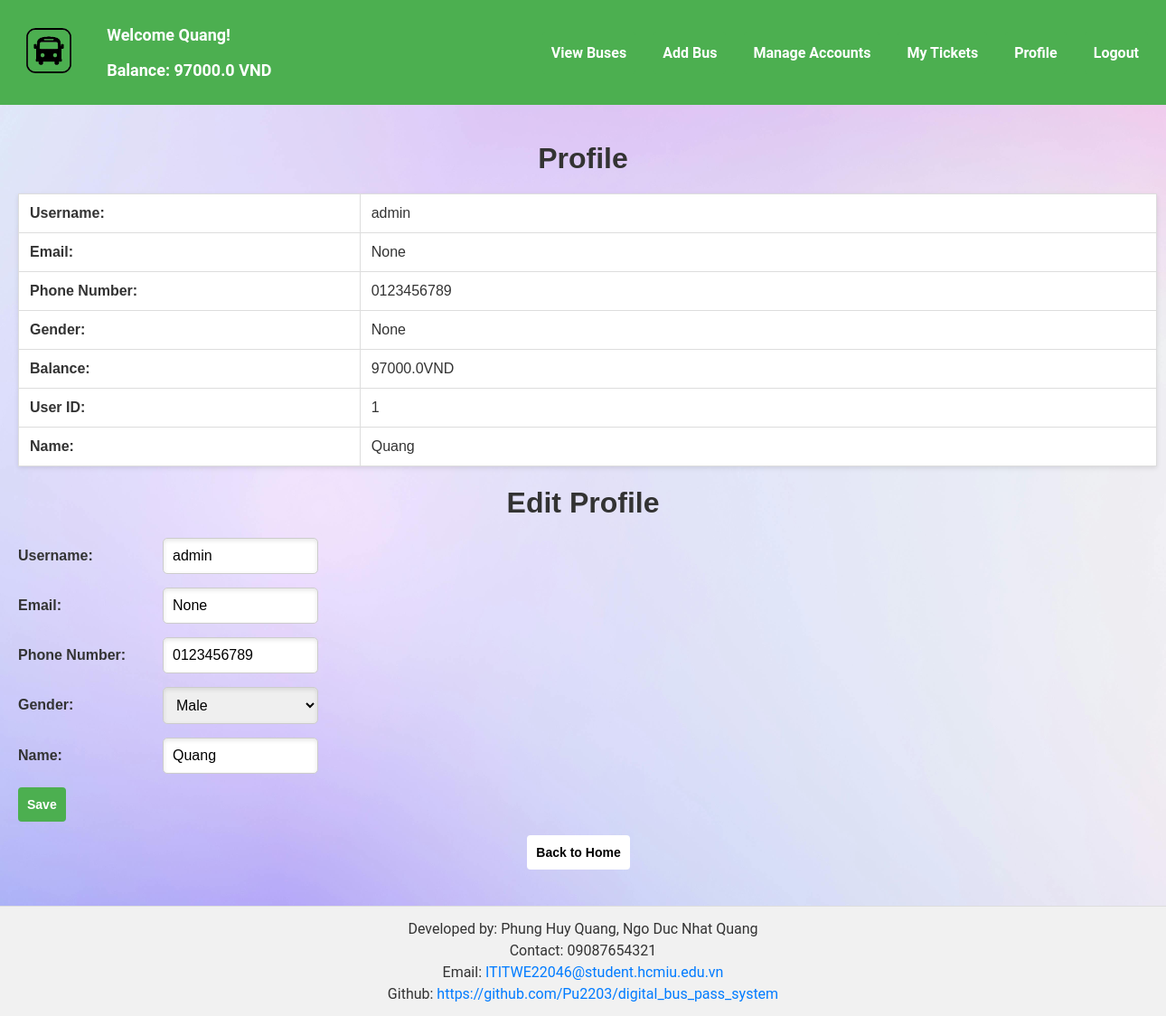
The page /profile (signed in) on the database as committed earlier.
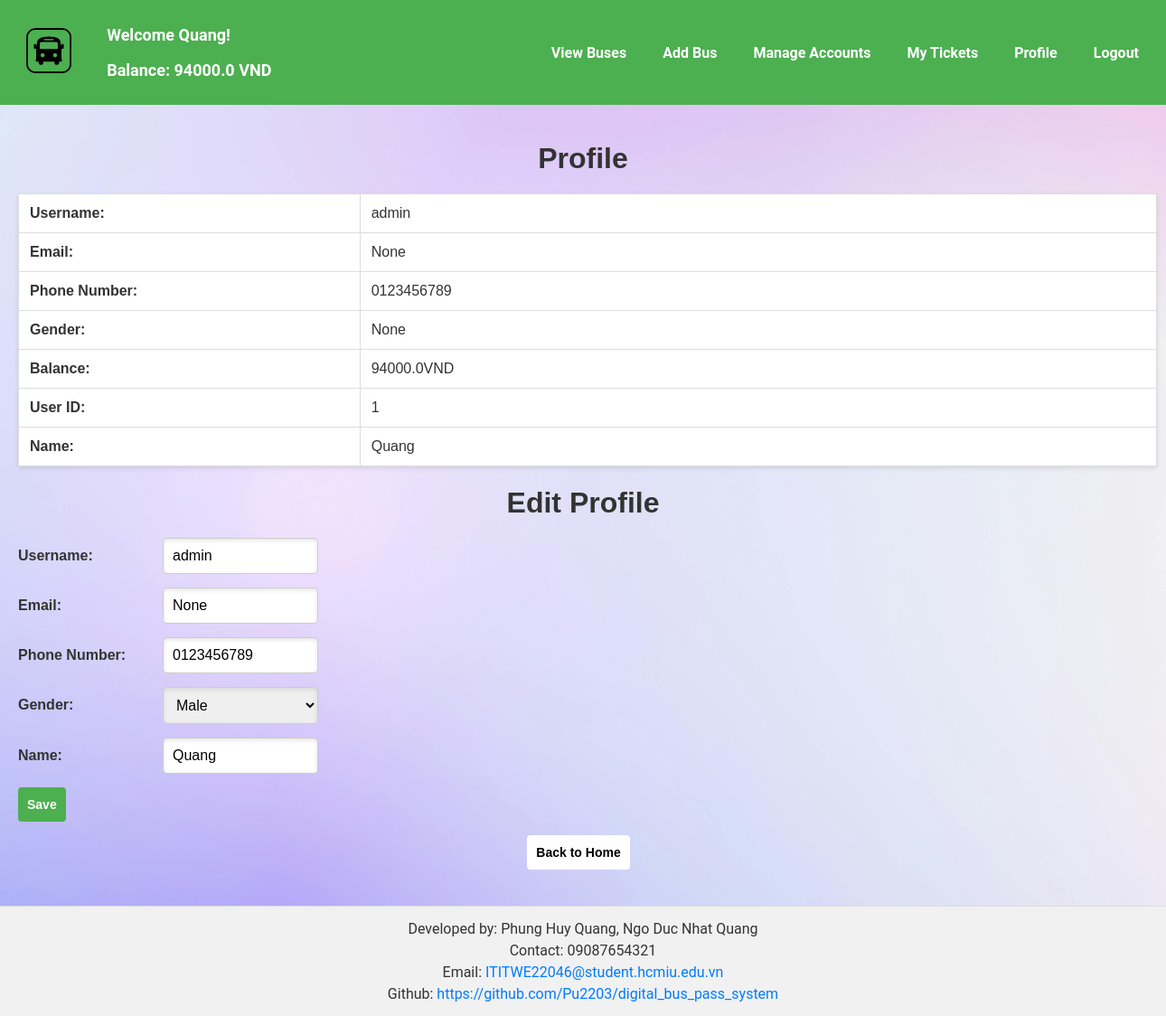
The same page on the database as committed later.
### tables this page shows
CREATE TABLE users (
            id INTEGER PRIMARY KEY AUTOINCREMENT,
            username TEXT NOT NULL UNIQUE,
            password_hash TEXT NOT NULL,
            email TEXT,
            phone_number TEXT,
            gender TEXT,
            balance REAL DEFAULT 0.0,
            name TEXT
        );

### website/view.py (the view, shortened to what this page needs)
@view_bp.route('/profile', methods=['GET', 'POST'])
@login_required
def profile():
    user_id = session.get('user_id')
    user = UserDAO.get_user_by_id(current_user.id)
    return render_template('profile.html', user=user)

### databases/bus_dao.py (called while the page is built)
    @staticmethod
    def view_buses(sort_by=None, search_query=None):
        conn = sqlite3.connect('bus_reservation.db')
        cursor = conn.cursor()
        query = 'SELECT * FROM buses'
        params = []
        if search_query:
            query += ' WHERE route LIKE ?'
            params.append(f'%{search_query}%')
        if sort_by:
            query += f' ORDER BY {sort_by}'
        cursor.execute(query, params)
        buses_data = cursor.fetchall()
        conn.close()
        buses = []
        for bus_data in buses_data:
            buses.append(Bus(
                id=bus_data[0],
                bus_number=bus_data[1],
                route=bus_data[2],
                total_seats=bus_data[3],
                available_seats=bus_data[4],
                time=bus_data[5],
                price=bus_data[6]
            ))
        return buses

### website/models.py (called while the page is built)
    @property
    def is_authenticated(self):
        return True

### website/trie.py (called while the page is built)
    def insert(self, word):
        node = self.root
        for char in word:
            if char not in node.children:
                node.children[char] = TrieNode()
            node = node.children[char]
        node.is_end_of_word = True

### website/templates/profile.html (shortened to what this page needs)
{% extends "base.html" %}
{% block content %}
<div class="container">
    <h1>Profile</h1>
    <table class="tickets-table">
        <tr>
            <td class="label-cell">Username:</td>
            <td>{{ user.username }}</td>
        </tr>
        <tr>
            <td class="label-cell">Email:</td>
            <td>{{ user.email }}</td>
        </tr>
        <tr>
            <td class="label-cell">Phone Number:</td>
            <td>{{ user.phone_number }}</td>
        </tr>
        <tr>
            <td class="label-cell">Gender:</td>
            <td>{{ user.gender }}</td>
        </tr>
        <tr>
            <td class="label-cell">Balance:</td>
            <td>{{ user.balance }}VND</td>
        </tr>
        <tr>
            <td class="label-cell">User ID:</td>
            <td>{{ user.id }}</td>
        </tr>
        <tr>
            <td class="label-cell">Name:</td>
            <td>{{ user.name }}</td>
        </tr>
    </table>
    <h1>Edit Profile</h1>
    <form action="{{ url_for('view.profile') }}" method="POST">
        <div class="form-row">
            <label for="username" class="label2">Username:</label>
            <input type="text" id="username" class="input" name="username" value="{{ user.username }}" required>
        </div>
        <div class="form-row">
            <label for="email" class="label2">Email:</label>
            <input type="email" id="email" class="input" name="email" value="{{ user.email }}">
        </div>
        <div class="form-row">
            <label for="phone_number" class="label2">Phone Number:</label>
            <input type="text" id="phone_number" class="input" name="phone_number" value="{{ user.phone_number }}">
        </div>
        <div class="form-row">
            <label for="gender" class="label2">Gender:</label>
            <select id="gender" class="input2" name="gender">
                <option value="male" {% if user.gender == 'male' %}selected{% endif %}>Male</option>
            </select>
        </div>
        <div class="form-row">
            <label for="name" class="label2">Name:</label>
            <input type="text" id="name" class="input" name="name" value="{{ user.name }}">
        </div>
        <div class="form-row">
            <button type="submit" class="button2">Save</button>
        </div>
    </form>
    <a href="{{ url_for('view.home') }}" class="buttonBack">Back to Home</a>
</div>
{% endblock %}

### website/templates/base.html (shortened to what this page needs)
<!DOCTYPE html>
<html lang="en">
<head>
    <link rel="stylesheet" type="text/css" href="{{ url_for('static', filename='styles.css') }}">
</head>
<body>
    <div class="header">
        <a href="{{ url_for('view.index') }}">
            <img src="{{ url_for('static', filename='images/logo.png') }}" alt="Logo" class="logo">
        </a>
        <div class="header-content">
            <div class="welcome-message">
                {% if current_user.is_authenticated %}
                    <p>Welcome {{ current_user.name }}!</p>
                    <p>Balance: {{ current_user.balance }} VND</p>
                {% else %}
                    <p><strong>Welcome to the Digital Local Bus Ticket System</strong></p>
                {% endif %}
            </div>
            <div class="button-container">
                <a href="{{ url_for('view.view_buses_route') }}" class="button">View Buses</a>
                {% if current_user.is_authenticated and current_user.username == 'admin' %}
                <a href="{{ url_for('admin.add_bus_route') }}" class="button">Add Bus</a>
                <a href="{{ url_for('admin.manage_accounts') }}" class="button">Manage Accounts</a>
                {% endif %}
                <a href="{{ url_for('view.my_tickets') }}" class="button">My Tickets</a>
                <a href="{{ url_for('view.profile') }}" class="button">Profile</a>
                {% if current_user.is_authenticated %}
                    <a href="{{ url_for('auth.logout') }}" class="button">Logout</a>
                {% else %}
                    <a href="{{ url_for('auth.login') }}" class="button">Login</a>
                {% endif %}
            </div>
        </div>
    </div>
    <div class="content">
        {% block content %}{% endblock %}
    </div>
    <div class="footer">
        <p>Developed by: Phung Huy Quang, Ngo Duc Nhat Quang</p>
        <p>Contact: 09087654321</p>
        <p>Email: <a href="mailto:ITITWE22046@student.hcmiu.edu.vn">ITITWE22046@student.hcmiu.edu.vn</a></p>
        <p>Github: <a href="https://github.com/Pu2203/digital_bus_pass_system" target="_blank">https://github.com/Pu2203/digital_bus_pass_system</a></p>
    </div>
</body>
</html>

Rows that differ between the two databases and show on the page:
changed users "Quang": balance "97000.0" → "94000.0"
